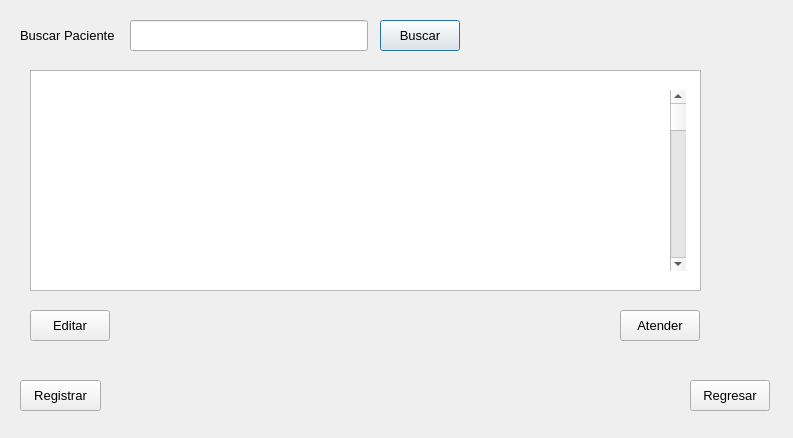
<?xml version="1.0" encoding="UTF-8"?>
<ui version="4.0">
 <class>gestionarPaciente</class>
 <widget class="QDialog" name="gestionarPaciente">
  <property name="geometry">
   <rect>
    <x>0</x>
    <y>0</y>
    <width>793</width>
    <height>438</height>
   </rect>
  </property>
  <property name="windowTitle">
   <string>Gestionar Pacientes Registrados</string>
  </property>
  <widget class="QTableView" name="listaPacientesTview">
   <property name="geometry">
    <rect>
     <x>30</x>
     <y>70</y>
     <width>671</width>
     <height>221</height>
    </rect>
   </property>
  </widget>
  <widget class="QPushButton" name="buscarPacienteCmd">
   <property name="geometry">
    <rect>
     <x>380</x>
     <y>20</y>
     <width>80</width>
     <height>31</height>
    </rect>
   </property>
   <property name="font">
    <font>
     <pointsize>10</pointsize>
    </font>
   </property>
   <property name="text">
    <string>Buscar</string>
   </property>
  </widget>
  <widget class="QPushButton" name="atenderCmd">
   <property name="geometry">
    <rect>
     <x>620</x>
     <y>310</y>
     <width>80</width>
     <height>31</height>
    </rect>
   </property>
   <property name="font">
    <font>
     <pointsize>10</pointsize>
    </font>
   </property>
   <property name="text">
    <string>Atender</string>
   </property>
  </widget>
  <widget class="QPushButton" name="registrarPacienteCmd">
   <property name="geometry">
    <rect>
     <x>20</x>
     <y>380</y>
     <width>81</width>
     <height>31</height>
    </rect>
   </property>
   <property name="font">
    <font>
     <pointsize>10</pointsize>
    </font>
   </property>
   <property name="text">
    <string>Registrar</string>
   </property>
  </widget>
  <widget class="QPushButton" name="regresarCmd">
   <property name="geometry">
    <rect>
     <x>690</x>
     <y>380</y>
     <width>80</width>
     <height>31</height>
    </rect>
   </property>
   <property name="font">
    <font>
     <pointsize>10</pointsize>
    </font>
   </property>
   <property name="text">
    <string>Regresar</string>
   </property>
  </widget>
  <widget class="QPushButton" name="editarCmd">
   <property name="geometry">
    <rect>
     <x>30</x>
     <y>310</y>
     <width>80</width>
     <height>31</height>
    </rect>
   </property>
   <property name="font">
    <font>
     <pointsize>10</pointsize>
    </font>
   </property>
   <property name="text">
    <string>Editar</string>
   </property>
  </widget>
  <widget class="QLineEdit" name="buscarPacienteTxt">
   <property name="geometry">
    <rect>
     <x>130</x>
     <y>20</y>
     <width>238</width>
     <height>31</height>
    </rect>
   </property>
  </widget>
  <widget class="QLabel" name="label">
   <property name="geometry">
    <rect>
     <x>20</x>
     <y>20</y>
     <width>95</width>
     <height>31</height>
    </rect>
   </property>
   <property name="font">
    <font>
     <pointsize>10</pointsize>
    </font>
   </property>
   <property name="text">
    <string>Buscar Paciente:</string>
   </property>
  </widget>
  <widget class="QScrollBar" name="verticalScrollBar">
   <property name="geometry">
    <rect>
     <x>670</x>
     <y>90</y>
     <width>16</width>
     <height>181</height>
    </rect>
   </property>
   <property name="orientation">
    <enum>Qt::Vertical</enum>
   </property>
  </widget>
 </widget>
 <resources/>
 <connections/>
</ui>
